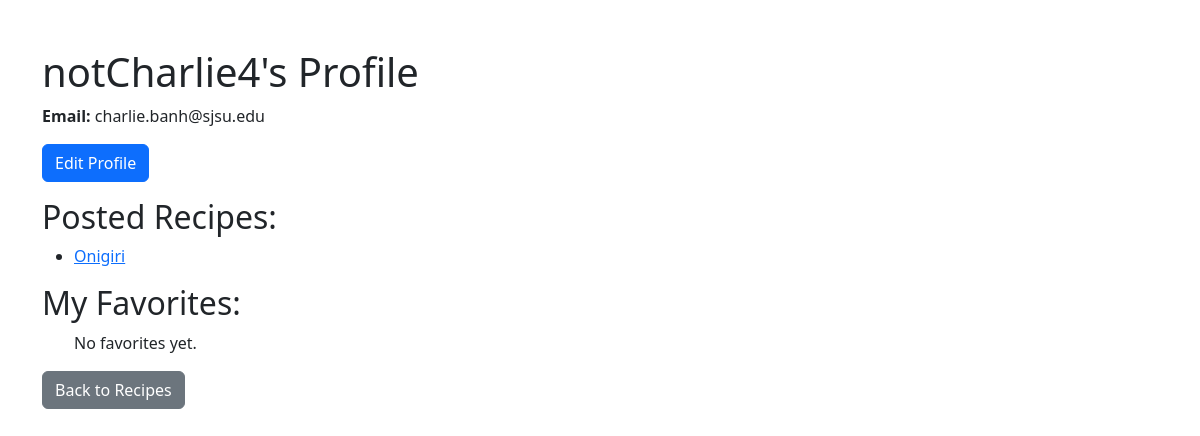
Before: /profile/2 (signed in) with the older database file.
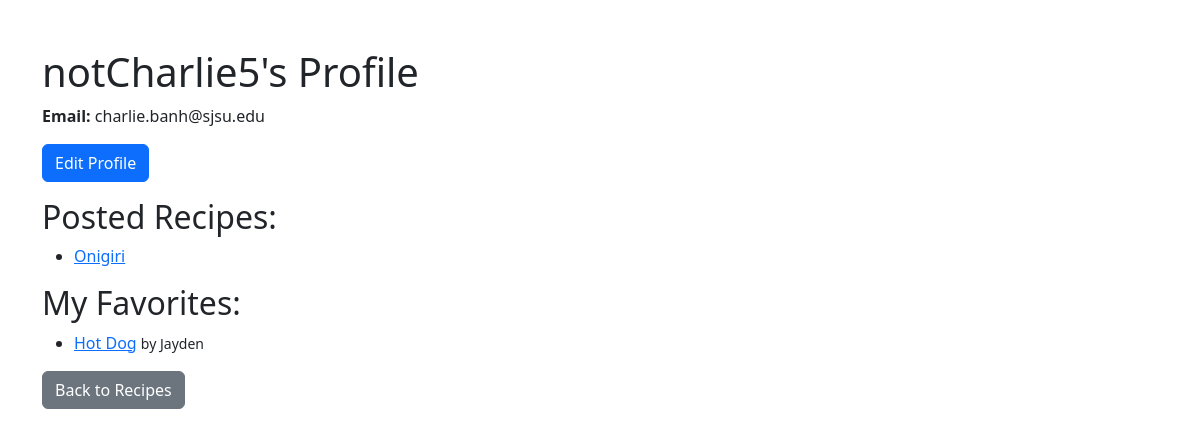
After: the same page with the newer database file.
### app/models.py (models this page shows, shortened)
class User(UserMixin, db.Model):
    id = sa.Column(sa.Integer, primary_key=True)
    display_name = sa.Column(sa.String(64), nullable=True)
    username = sa.Column(sa.String(64), index=True, unique=True, nullable=False)
    email = sa.Column(sa.String(120), index=True, unique=True, nullable=False)
    password_hash = sa.Column(sa.String(256), nullable=False)
    recipes = so.relationship("Recipe", backref="author", lazy=True)
    comments = so.relationship('Comment', backref='author', lazy=True)
    ratings = so.relationship('CommentRating', backref='rater', lazy=True)
    favorites = so.relationship('Favorite', backref='user', lazy='dynamic')

class Recipe(db.Model):
    id = sa.Column(sa.Integer, primary_key=True)
    title = sa.Column(sa.String(80), nullable=False)
    description = sa.Column(sa.Text, nullable=False)
    ingredients = sa.Column(sa.Text, nullable=False)
    instructions = sa.Column(sa.Text, nullable=False)
    created_at = sa.Column(sa.DateTime, default=datetime.utcnow)
    user_id = sa.Column(sa.Integer, sa.ForeignKey("user.id"), nullable=False)
    comments = so.relationship('Comment', backref='recipe', lazy=True)
    favorites = so.relationship('Favorite', backref='recipe', lazy='dynamic')

### app/routes.py (the view)
@main.route("/profile/<int:user_id>")
@login_required
def view_profile(user_id):
    user = User.query.get_or_404(user_id)
    posted_recipes = Recipe.query.filter_by(user_id=user.id).all()
    favorite_recipes = [fav.recipe for fav in user.favorites]
    is_self = (current_user.id == user.id)
    return render_template(
        "view_profile.html",
        user=user,
        recipes=posted_recipes,
        favorite_recipes=favorite_recipes,
        is_self=is_self
    )

### app/models.py (called while the page is built)
@login.user_loader
def load_user(user_id):
    return User.query.get(int(user_id))

### app/templates/view_profile.html (shortened to what this page needs)
<!doctype html>
<html lang="en">
<head>
  <link rel="stylesheet" href="https://cdn.jsdelivr.net/npm/bootstrap@5.3.0/dist/css/bootstrap.min.css">
</head>
<body>
  <div class="container mt-5">
    <h1>{{ user.display_name or user.username }}'s Profile</h1>
    {% if is_self %}
      <p><strong>Email:</strong> {{ user.email }}</p>
      <a href="{{ url_for('main.edit_profile') }}" class="btn btn-primary mb-3">Edit Profile</a>
    {% endif %}
    <h2>Posted Recipes:</h2>
    <ul>
      {% for recipe in recipes %}
        <li><a href="{{ url_for('main.view_recipe', recipe_id=recipe.id) }}">{{ recipe.title }}</a></li>
      {% else %}
        <p>No recipes posted yet.</p>
      {% endfor %}
    </ul>
    <h2>{{ 'My' if is_self else user.display_name or user.username ~ "'s" }} Favorites:</h2>
    <ul>
      {% for recipe in favorite_recipes %}
     	<li>
      		<a href="{{ url_for('main.view_recipe', recipe_id=recipe.id) }}">{{ recipe.title }}</a>
      		<small>by {{ recipe.author.display_name or recipe.author.username }}</small>
    	</li>
      {% else %}
        <p>No favorites yet.</p>
      {% endfor %}
    </ul>
    <a href="{{ url_for('main.recipes') }}" class="btn btn-secondary">Back to Recipes</a>
  </div>
</body>
</html>

Changed rows visible on the page:
changed User "charlie.banh@sjsu.edu": display_name "notCharlie4" → "notCharlie5"
now on this page (row unchanged): Recipe: title "Hot Dog", author "Jayden", shown under "My Favorites:"
Other visible differences:
text no longer shown: "No favorites yet."
